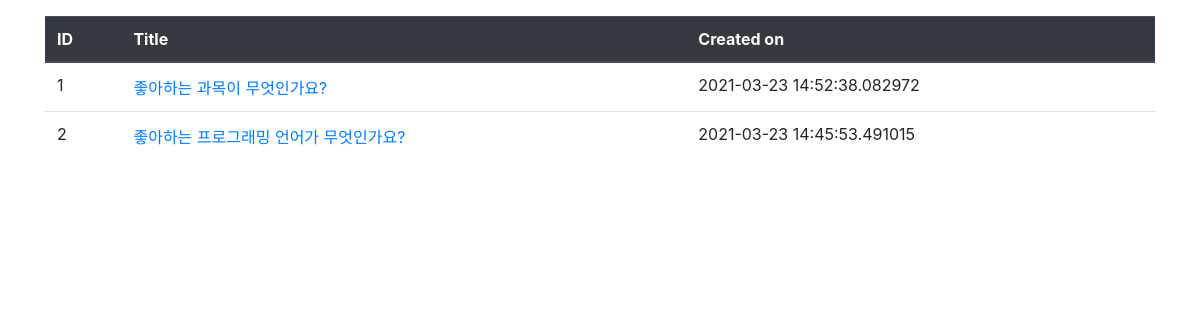
Page /question/list/ on the committed database.
### qnasite/models.py (models this page shows)
class Question(db.Model):
    id = db.Column(db.Integer, primary_key=True)
    subject = db.Column(db.String(200), nullable=False)
    content = db.Column(db.Text(), nullable=False)
    create_date = db.Column(db.DateTime(), nullable=False)

### qnasite/views/question_views.py (the view)
@bp.route('/list/')
def index():
    question_list = Question.query.order_by(Question.create_date.desc())
    return render_template('question/question_list.html', question_list=question_list)

### qnasite/templates/question/question_list.html (shortened to what this page needs)
<link rel="stylesheet" href="https://cdn.jsdelivr.net/npm/bootstrap@4.5.3/dist/css/bootstrap.min.css">
<div class="container my-3">
  <table class="table">
    <thead>
      <tr class="thead-dark">
        <th>ID</th>
        <th>Title</th>
        <th>Created on</th>
      </tr>
    </thead>
    <tbody>
      {% if question_list %}
        {% for question in question_list %}
          <tr>
            <td>{{ loop.index }}</td>
            <td>
              <a href="{{ url_for('question.detail', question_id=question.id) }}">{{ question.subject }}</a>
            </td>
            <td>{{ question.create_date }}</td>
          </tr>
        {% endfor %}
      {% else %}
        <tr>
          <td colspan="3">No questions available.</td>
        </tr>
      {% endif %}
    </tbody>
  </table>
</div>

### rows in the picture
Question: subject "좋아하는 과목이 무엇인가요?", create_date "2021-03-23 14:52:38.082972"
Question: subject "좋아하는 프로그래밍 언어가 무엇인가요?", create_date "2021-03-23 14:45:53.491015"
